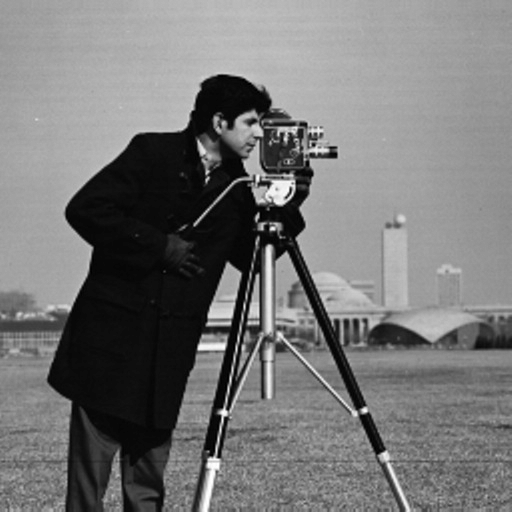
#> input picture camera.png, 512 x 512 px
$ python lab3.py
#> lines starting #> are read from the running program, lines starting #| are printed output that depends on the picture
### cifrados.py
# Universidad del Valle de Guatemala
# Cifrado de informacion
# Lab 3
# Julio Herrera
# Bryann Alfaro
# Diego Arredondo

#Referencia
#Algoritmos de clase
#https://en.wikipedia.org/wiki/Linear_congruential_generator
#https://en.wikipedia.org/wiki/Wichmann%E2%80%93Hill
#https://en.wikipedia.org/wiki/Linear-feedback_shift_register

import numpy as np

# Linear congruential generator
# seed, a, b, N and size must be positive int values
def lgc(a, b, N, seed, size):
    k = 1  # ultimos bits a tomar
    t = int(size / k)  # cantidad de iteraciones
    h = seed
    cadena = ''
    for _ in range(t):
        bits = format(((a * h) + b) % N, '08b')
        h = ((a * h) + b) % N
        cadena += bits[-k:]
    return cadena

# Wichman-Hill generator
def wichman(s1, s2, s3, size):
    k = 1
    t = int(size/k)
    s = ''
    for _ in range(t):
        s1 = (171*s1) % 30269
        s2 = (172*s2) % 30307
        s3 = (170*s3) % 30323

        v = (s1/30269.0 + s2/30307.0 + s3/30323.0) % 1
        s += format(int(v*1e15), '08b')[-k:]
    return s

# LSFR generator
def lfsr(seed, taps, nbits):
    rbits = ''
    state = seed
    while len(rbits) < nbits:
        xor = int(state[taps[0]-1])
        for t in taps:
            if t != taps[0]:
                xor = xor ^ int(state[t-1])
        rbits += state[-1:]
        state = str(xor) + state[:-1]
    return rbits

# converts image to bits
# receives an opened PIL image on "L" mode (8 bits)
# returns a full string of bits
def read_image(image):
    image = np.array(image)
    width, height = image.shape
    bits = ""
    for i in range(0, width):
        for j in range(0, height):
            bits += '{0:08b}'.format(image[i, j])
    return bits

# converts bits to image
# receives a full string of bits
# returns a numpy array with 8 bits values per pixel
def write_image(bits, image):
    imgArray = np.empty(int(len(bits)/8), dtype=np.uint8)
    for i in range(int(len(bits)/8)):
        imgArray[i] = int(bits[(i*8):(i*8)+8], 2)
    img = imgArray.reshape(np.array(image).shape)
    return img

# xor two strings of bits
# returns a string of bits
def xor(bits1, bits2):
    return ''.join(str(int(bits1[i]) ^ int(bits2[i])) for i in range(len(bits1)))

### lab3.py
# Universidad del Valle de Guatemala
# Cifrado de informacion
# Lab 3
# Julio Herrera
# Bryann Alfaro
# Diego Arredondo

import cifrados
import matplotlib.pyplot as plt
from PIL import Image
import random

def show_image(I):
    plt.figure()
    plt.imshow(I,cmap='gray')
    plt.show()

# load image as pixel array
img = Image.open('camera.png').convert('L') # L = 8-bit pixels, black and white
#img.show()

imgBits = cifrados.read_image(img)

I = cifrados.write_image(imgBits, img)
show_image(I)

# algorithms

resultLGC_test = cifrados.lgc(a=3, b=3, N=7, seed=5, size=16) # Prueba de LGC retornando 16 bits
print(resultLGC_test)

print('Now LGC')
a= int(input('Ingrese a: '))
#> the answer given: 3
b= int(input('Ingrese b: '))
#> the answer given: 3
N= int(input('Ingrese N: '))
#> the answer given: 3
resultLGC = cifrados.lgc(a=a, b=b, N=N, seed=53, size=len(imgBits))

lgc_xor = cifrados.xor(imgBits, resultLGC)
show_image(cifrados.write_image(lgc_xor, img))

print('Now wichman')
s1 = random.randint(0,30000)
s2 = random.randint(0,30000)
s3 = random.randint(0,30000)
resultWichman = cifrados.wichman(s1,s2,s3,len(imgBits))

wichman_xor = cifrados.xor(imgBits, resultWichman)
show_image(cifrados.write_image(wichman_xor, img))
#> in show_image (call 3), `plt.show()`:
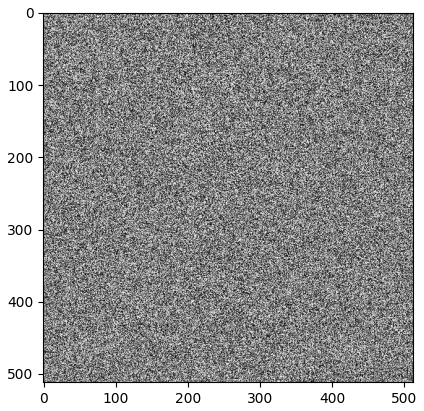
#> figure drawn by matplotlib, 1 panel

resultLFSR = cifrados.lfsr(seed=format('110100011011011010111101'), taps=[2,5,7,10,15,11], nbits=len(imgBits))
lfsr_xor = cifrados.xor(imgBits, resultLFSR)
print('now LFSR')
show_image(cifrados.write_image(lfsr_xor, img))
#> in show_image (call 4), `plt.show()`:
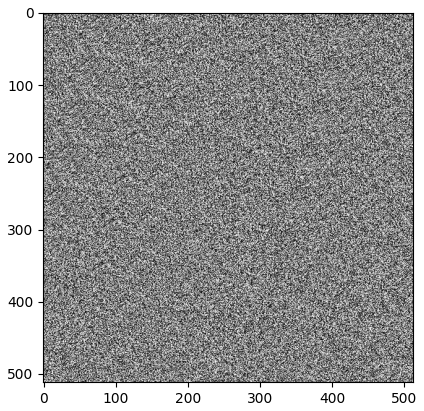
#> figure drawn by matplotlib, 1 panel
